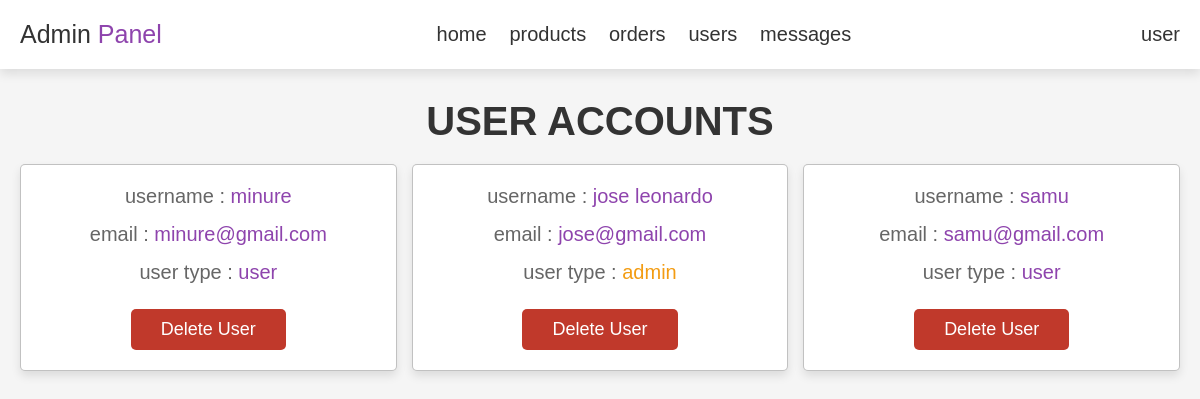
The app's page /admin_users.php (signed in) with its own data.
### tables this page shows
CREATE TABLE `users` (
  `id` int(100) NOT NULL,
  `name` varchar(100) NOT NULL,
  `email` varchar(100) NOT NULL,
  `password` varchar(100) NOT NULL,
  `user_type` varchar(20) NOT NULL DEFAULT 'user'
);

### admin_users.php (the view, shortened to what this page needs)
<?php
include 'config.php';
 ?>
 <!DOCTYPE html>
<html>
<head>
	<link rel="stylesheet" href="style.css">
</head>
<body>
<?php include 'admin_header.php'; ?>
<section class="users">
	<h1 class="title">user accounts</h1>
	<div class="box-container">
		<?php
			$select_users = mysqli_query($conn, "SELECT * FROM users") or die("query failed");
			while ($fetch_users = mysqli_fetch_assoc($select_users)) {
		?>
		<div class="box">
			<p> username : <span><?php echo $fetch_users["name"]; ?></span></p>
			<p> email : <span><?php echo $fetch_users["email"]; ?></span></p>
			<p> user type : <span style="color:<?php if ($fetch_users['user_type'] == 'admin'){echo 'var(--orange)';} ?>"><?php echo $fetch_users["user_type"]; ?></span></p>
			<a href="admin_users.php?delete=<?php echo $fetch_users["id"];?>" onclick="return confirm('delete this user?')" class="delete-btn">delete user</a>
		</div>
		<?php
			}
		?>
	</div>
</section>
</body>
</html>

### style.css (style rules this page uses)
:root { --purple: #8e44ad; --red: #c0392b; --orange: #f39c12; --black: #333; --white: #fff; --light-color: #666; --light-white: #ccc; --light-bg: #f5f5f5; --border: .1rem solid rgba(51, 51, 51, 0.3); --box-shadow: 0 .5rem 1rem rgba(0, 0, 0, .1); }
* { font-family: sans-serif; margin: 0; padding: 0; box-sizing: border-box; outline: none; border: none; text-decoration: none; transition: all .2s linear; }
html { font-size: 62.5%; overflow-x: hidden; }
body { background-color: var(--light-bg); }
section { padding: 3rem 2rem; }
.title { text-align: center; margin-bottom: 2rem; text-transform: uppercase; color: var(--black); font-size: 4rem; }
.btn, .option-btn, .delete-btn, .white-btn { display: inline-block; margin-top: 1rem; padding: 1rem 3rem; cursor: pointer; color: var(--white); font-size: 1.8rem; border-radius: .5rem; text-transform: capitalize; }
.delete-btn { background-color: var(--red); }
.users .box-container { display: grid; grid-template-columns: repeat(auto-fit, minmax(32rem, 1fr)); justify-content: center; gap: 1.5rem; max-width: 1200px; margin: 0 auto; align-items: flex-start; }
.users .box-container .box { text-align: center; padding: 2rem; border-radius: .5rem; border: var(--border); box-shadow: var(--box-shadow); background-color: var(--white); }
.users .box-container .box p { padding-bottom: 1.5rem; font-size: 2rem; color: var(--light-color); }
.users .box-container .box p span { color: var(--purple); }

### records on screen
users: name "minure", email "minure@gmail.com", user_type "user"
users: name "jose leonardo", email "jose@gmail.com", user_type "admin"
users: name "samu", email "samu@gmail.com", user_type "user"
